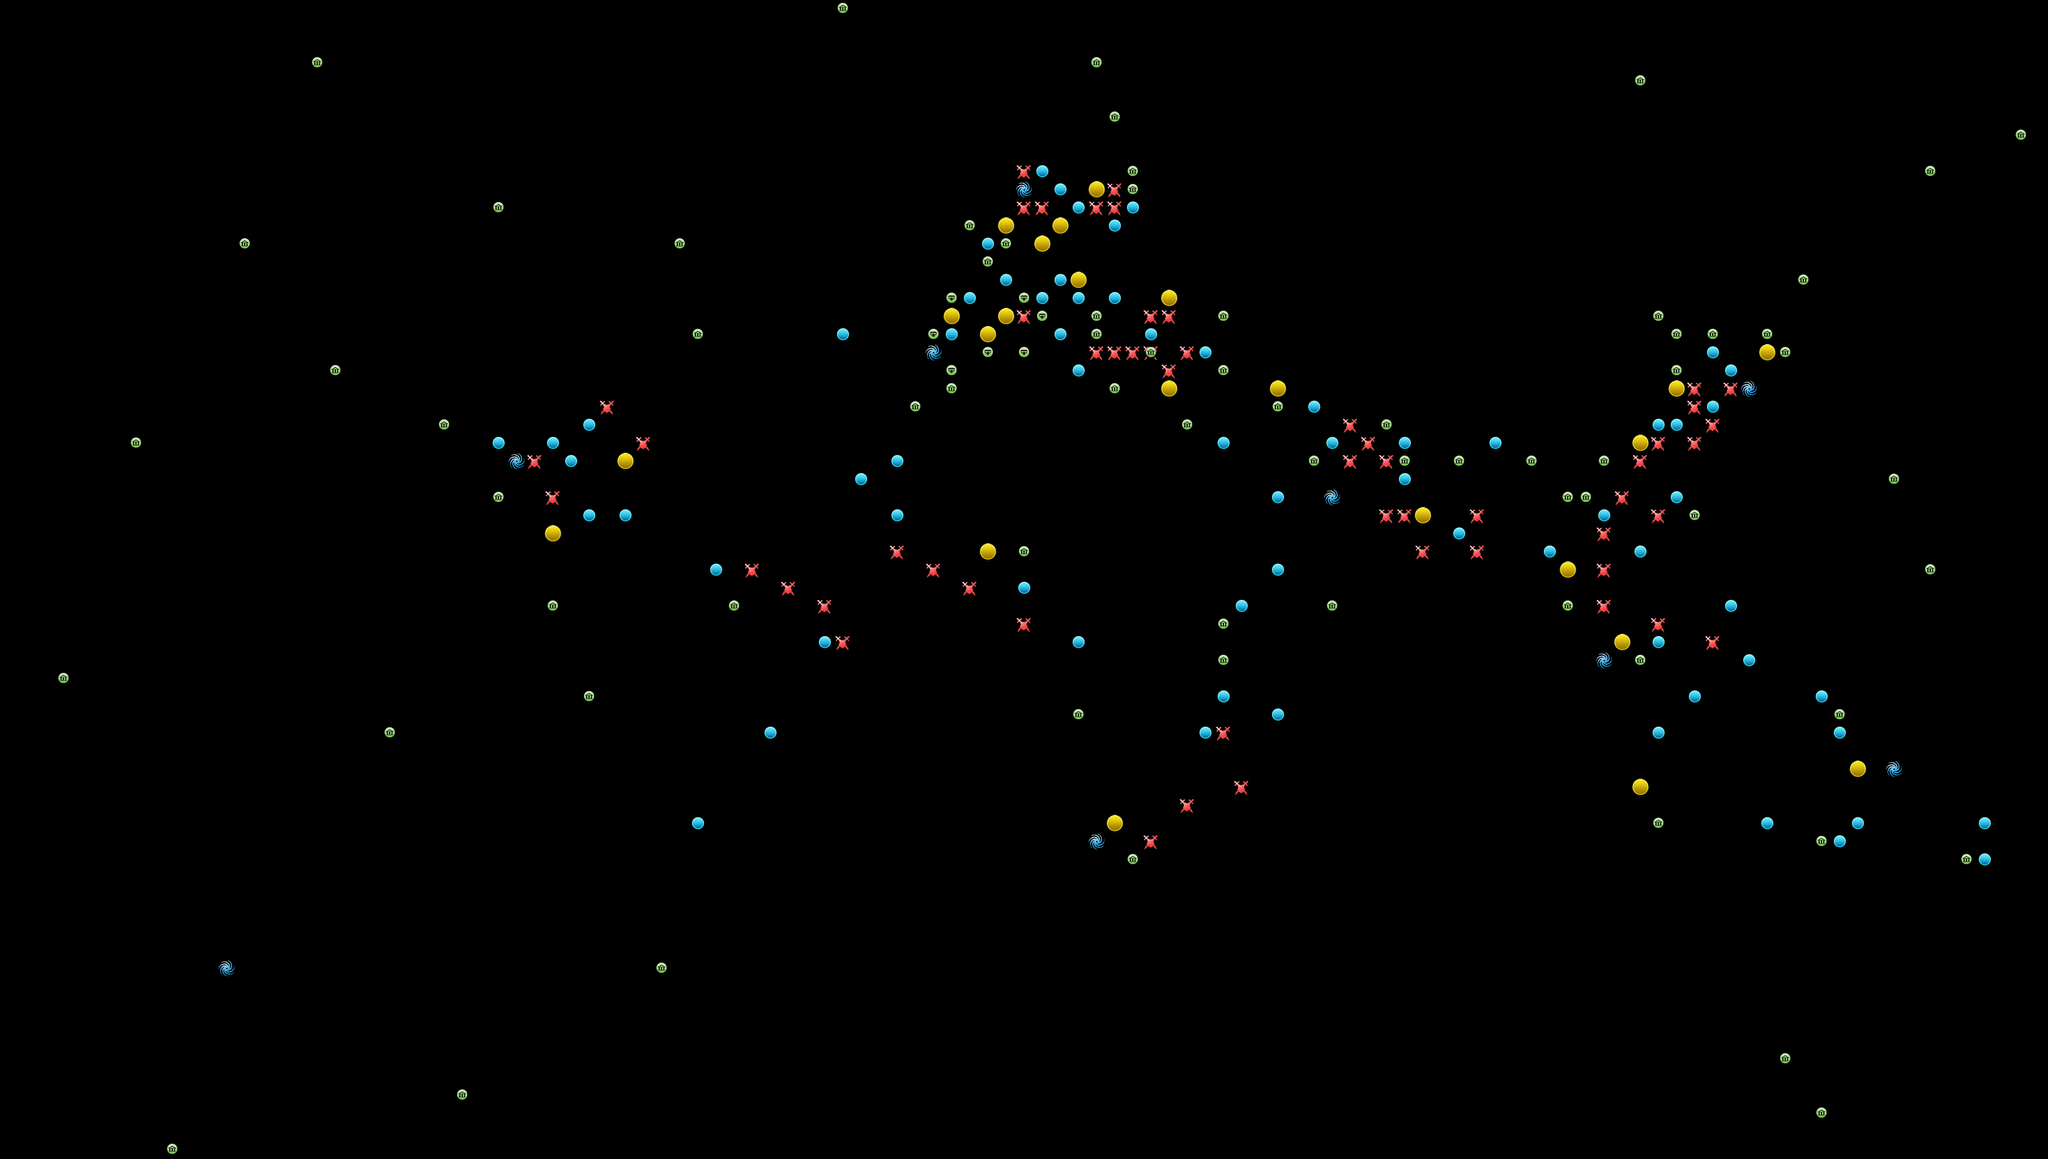

Tiled map render using the project's own tile images. Description and the map definition, with tile-layer contents summarised, below:
An orthogonal 113x64 tile map with 32x32 px tiles, 8 tile layers (big, small, stronghold, whirlpool, ...), 8 tilesets.

<map version="1.0" orientation="orthogonal" renderorder="right-down" width="113" height="64" tilewidth="32" tileheight="32">
 <tileset firstgid="1" name="port_small_red" tilewidth="32" tileheight="32">
  <image source="port_small_red.png" width="32" height="32" />
 </tileset>
 <tileset firstgid="2" name="port_big" tilewidth="32" tileheight="32">
  <image source="port_big.png" width="32" height="32" />
 </tileset>
 <tileset firstgid="3" name="port_small" tilewidth="32" tileheight="32">
  <image source="port_small.png" width="32" height="32" />
 </tileset>
 <tileset firstgid="4" name="whirlpool" tilewidth="32" tileheight="32">
  <image source="whirlpool.png" width="32" height="32" />
 </tileset>
 <tileset firstgid="5" name="worldmap_relic_found" tilewidth="32" tileheight="32">
  <image source="worldmap_relic_found.png" width="32" height="32" />
 </tileset>
 <tileset firstgid="6" name="worldmap_relic_enter" tilewidth="32" tileheight="32">
  <image source="worldmap_relic_enter.png" width="32" height="32" />
 </tileset>
 <tileset firstgid="7" name="worldmap_mineral_found" tilewidth="32" tileheight="32">
  <image source="worldmap_mineral_found.png" width="32" height="32" />
 </tileset>
 <tileset firstgid="8" name="worldmap_mineral_enter" tilewidth="32" tileheight="32">
  <image source="worldmap_mineral_enter.png" width="32" height="32" />
 </tileset>
 <layer name="big" width="113" height="64">
  <data>[7232 cells, 23 non-empty, 1 distinct tile ids]</data>
 </layer>
 <layer name="small" width="113" height="64">
  <data>[7232 cells, 67 non-empty, 1 distinct tile ids]</data>
 </layer>
 <layer name="stronghold" width="113" height="64">
  <data>[7232 cells, 54 non-empty, 1 distinct tile ids]</data>
 </layer>
 <layer name="whirlpool" width="113" height="64">
  <data>[7232 cells, 9 non-empty, 1 distinct tile ids]</data>
 </layer>
 <layer name="yiji" width="113" height="64">
  <data>[7232 cells, 70 non-empty, 1 distinct tile ids]</data>
 </layer>
 <layer name="yiji1" width="113" height="64">
  <data>[7232 cells, 70 non-empty, 1 distinct tile ids]</data>
 </layer>
 <layer name="mineral" width="113" height="64">
  <data>[7232 cells, 7 non-empty, 1 distinct tile ids]</data>
 </layer>
 <layer name="mineral1" width="113" height="64">
  <data>[7232 cells, 7 non-empty, 1 distinct tile ids]</data>
 </layer>
</map>
